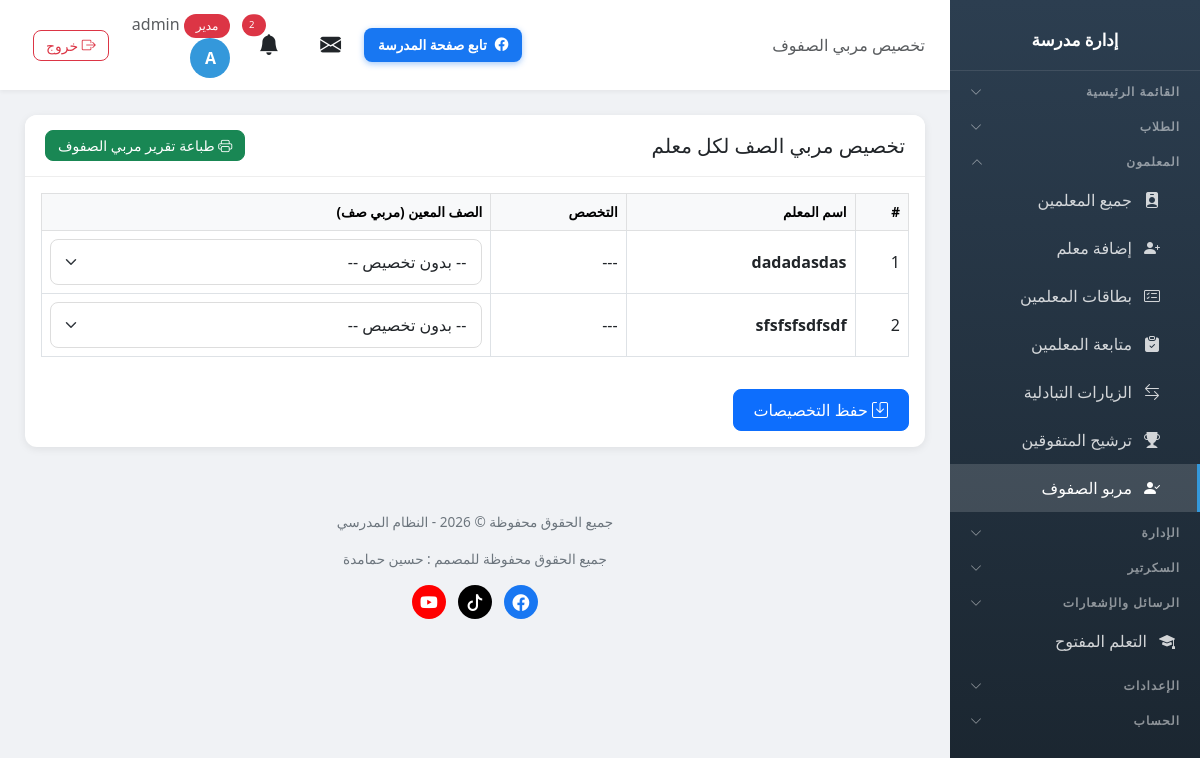
Screenshot of /guardians/ (signed in) with the database file from the repository.
### school/models.py (models this page shows, shortened)
class Profile(models.Model):
    ROLE_CHOICES = [
        ('admin', 'مدير'),
        ('vice_principal', 'نائب مدير'),
        ('secretary', 'سكرتير'),
        ('teacher', 'معلم'),
        ('student', 'طالب'),
    ]
    user = models.OneToOneField(User, on_delete=models.CASCADE, related_name='profile')
    role = models.CharField('الدور', max_length=20, choices=ROLE_CHOICES, default='student')
    phone = models.CharField('رقم الهاتف', max_length=20, blank=True)

class Teacher(models.Model):
    user = models.OneToOneField(User, on_delete=models.CASCADE, related_name='teacher_profile')
    full_name = models.CharField('الاسم الكامل', max_length=200)
    email = models.EmailField('البريد الإلكتروني', blank=True)
    phone = models.CharField('رقم الهاتف', max_length=20, blank=True)
    id_number = models.CharField('رقم الهوية', max_length=50, blank=True, help_text='رقم هوية المعلم الوطني')
    hire_date = models.DateField('تاريخ التعيين', null=True, blank=True)
    birth_date = models.DateField('تاريخ الميلاد', null=True, blank=True)
    qualification = models.CharField('المؤهل العلمي', max_length=200, blank=True, help_text='مثال: بكالوريوس، ماجستير، دكتوراه')
    specialization = models.CharField('التخصص', max_length=200, blank=True, help_text='مثال: رياضيات، فيزياء، لغة عربية')
    classes = models.ManyToManyField(Class, verbose_name='الصفوف', blank=True, related_name='teachers')
    subjects = models.ManyToManyField(Subject, verbose_name='المواد', blank=True, related_name='teachers')
    plain_password = models.CharField('كلمة المرور', max_length=100, blank=True, help_text='تظهر لمدير المدرسة فقط')
    created_at = models.DateTimeField('تاريخ الإضافة', auto_now_add=True)
    class Meta:
        verbose_name = 'معلم'
        verbose_name_plural = 'المعلمون'

### school/views.py (the view, shortened to what this page needs)
# urls.py: path('guardians/', views.guardian_assign, name='guardian_assign'),
@login_required
def guardian_assign(request):
    if not has_perm(request.user, 'guardians', 'view'):
        messages.error(request, 'ليس لديك صلاحية')
        return redirect('dashboard')
    teachers = Teacher.objects.all().select_related('guardian_class').order_by('full_name')
    classes = Class.objects.all().order_by('name')
    return render(request, 'school/guardian_assign.html', {
        'teachers': teachers,
        'classes': classes,
    })

### templates/school/guardian_assign.html (shortened to what this page needs)
{% extends 'school/base.html' %}
{% block page_heading %}تخصيص مربي الصفوف{% endblock %}
{% block content %}
<div class="card">
    <div class="card-header d-flex justify-content-between align-items-center">
        <h5 class="mb-0">تخصيص مربي الصف لكل معلم</h5>
        <a href="{% url 'guardians_report' %}" class="btn btn-success btn-sm"><i class="bi bi-printer"></i> طباعة تقرير مربي الصفوف</a>
    </div>
    <div class="card-body">
        <form method="post">
            <div class="table-responsive">
                <table class="table table-bordered table-hover">
                    <thead class="table-light">
                        <tr>
                            <th>#</th>
                            <th>اسم المعلم</th>
                            <th>التخصص</th>
                            <th>الصف المعين (مربي صف)</th>
                        </tr>
                    </thead>
                    <tbody>
                        {% for t in teachers %}
                        <tr>
                            <td>{{ forloop.counter }}</td>
                            <td><strong>{{ t.full_name }}</strong></td>
                            <td>{{ t.specialization|default:'---' }}</td>
                            <td style="min-width: 220px;">
                                <select name="guardian_{{ t.id }}" class="form-select">
                                    <option value="">-- بدون تخصيص --</option>
                                </select>
                            </td>
                        </tr>
                        {% empty %}
                        <tr>
                            <td colspan="4" class="text-center text-muted py-4">لا يوجد معلمون</td>
                        </tr>
                        {% endfor %}
                    </tbody>
                </table>
            </div>
            {% if teachers %}
            <div class="mt-3">
                <button type="submit" class="btn btn-primary"><i class="bi bi-save"></i> حفظ التخصيصات</button>
            </div>
            {% endif %}
        </form>
    </div>
</div>
{% endblock %}

### templates/school/base.html (shortened to what this page needs)
<!DOCTYPE html>
<html lang="ar" dir="rtl">
<head>
    <link href="https://cdn.jsdelivr.net/npm/bootstrap@5.3.0/dist/css/bootstrap.min.css" rel="stylesheet">
    <link href="https://cdn.jsdelivr.net/npm/bootstrap@5.3.0/dist/css/bootstrap.rtl.min.css" rel="stylesheet">
    <link rel="stylesheet" href="https://cdn.jsdelivr.net/npm/bootstrap-icons@1.11.0/font/bootstrap-icons.css">
    <link href="https://cdn.jsdelivr.net/npm/select2@4.1.0-rc.0/dist/css/select2.min.css" rel="stylesheet" />
    <link href="https://cdn.jsdelivr.net/npm/select2-bootstrap-5-theme@1.3.0/dist/select2-bootstrap-5-theme.rtl.min.css" rel="stylesheet" />
    <link rel="stylesheet" href="https://unpkg.com/leaflet@1.9.4/dist/leaflet.css" />
</head>
<body>
    {% if user.is_authenticated %}
    <div class="sidebar" id="sidebar">
        <div class="brand">
            <h4>إدارة مدرسة {{ school_info.name_ar }}</h4>
        </div>
        {% if user.is_authenticated %}
        <button class="nav-section nav-toggle" type="button" data-target="collapse-main" aria-expanded="false">
            <span>القائمة الرئيسية</span><i class="bi bi-chevron-down"></i>
        </button>
        {% if 'students_view' in user_perms or 'students_add' in user_perms or 'notes_view' in user_perms or 'levels_view' in user_perms or 'discipline_view' in user_perms or 'discipline_add' in user_perms %}
        <button class="nav-section nav-toggle" type="button" data-target="collapse-students" aria-expanded="false">
            <span>الطلاب</span><i class="bi bi-chevron-down"></i>
        </button>
        {% endif %}
        {% if 'teachers_view' in user_perms or 'teachers_add' in user_perms or 'nominations_view' in user_perms or 'guardians_view' in user_perms %}
        <button class="nav-section nav-toggle" type="button" data-target="collapse-teachers" aria-expanded="false">
            <span>المعلمون</span><i class="bi bi-chevron-down"></i>
        </button>
        <div class="nav-collapse" id="collapse-teachers">
        {% endif %}
        {% if 'teachers_view' in user_perms %}
        <a href="{% url 'teacher_list' %}" class="nav-link {% if 'teacher' in request.resolver_match.url_name %}active{% endif %}">
            <i class="bi bi-person-badge-fill"></i> جميع المعلمين
        </a>
        {% endif %}
        {% if 'teachers_add' in user_perms %}
        <a href="{% url 'add_teacher' %}" class="nav-link {% if request.resolver_match.url_name == 'add_teacher' %}active{% endif %}">
            <i class="bi bi-person-plus-fill"></i> إضافة معلم
        </a>
        {% endif %}
        {% if 'teachers_view' in user_perms %}
        <a href="{% url 'teacher_cards_report' %}" class="nav-link {% if request.resolver_match.url_name == 'teacher_cards_report' %}active{% endif %}">
            <i class="bi bi-card-checklist"></i> بطاقات المعلمين
        </a>
        {% endif %}
        {% if 'teacher_followup_view' in user_perms %}
        <a href="{% url 'teacher_followups' %}" class="nav-link {% if 'followup' in request.resolver_match.url_name %}active{% endif %}">
            <i class="bi bi-clipboard-check-fill"></i> متابعة المعلمين
        </a>
        {% endif %}
        {% if 'reciprocal_visits_view' in user_perms and user.profile.role != 'teacher' %}
        <a href="{% url 'reciprocal_visit_list' %}" class="nav-link {% if 'reciprocal_visit' in request.resolver_match.url_name %}active{% endif %}">
            <i class="bi bi-arrow-left-right"></i> الزيارات التبادلية
        </a>
        {% endif %}
        {% if 'nominations_view' in user_perms %}
        <a href="{% url 'guardian_students' %}" class="nav-link {% if request.resolver_match.url_name == 'guardian_students' %}active{% endif %}">
            <i class="bi bi-trophy-fill"></i> ترشيح المتفوقين
        </a>
        {% endif %}
        {% if 'guardians_view' in user_perms %}
        <a href="{% url 'guardian_assign' %}" class="nav-link {% if request.resolver_match.url_name == 'guardian_assign' %}active{% endif %}">
            <i class="bi bi-person-check-fill"></i> مربو الصفوف
        </a>
        {% endif %}
        {% if 'teachers_view' in user_perms or 'teachers_add' in user_perms or 'nominations_view' in user_perms or 'guardians_view' in user_perms %}
        </div>
        {% endif %}
        {% if 'classes_view' in user_perms or 'subjects_view' in user_perms or 'announcements_view' in user_perms or 'agenda_view' in user_perms or 'leaves_view' in user_perms or 'lateness_view' in user_perms or 'meetings_view' in user_perms or 'supervisor_visits_view' in user_perms or 'inspection_visits_view' in user_perms or 'visit_program_view' in user_perms or 'absence_view' in user_perms or 'schedule_view' in user_perms or 'certificates_view' in user_perms or 'exams_view' in user_perms or 'survey_view' in user_perms %}
        <button class="nav-section nav-toggle" type="button" data-target="collapse-admin" aria-expanded="false">
            <span>الإدارة</span><i class="bi bi-chevron-down"></i>
        </button>
        {% endif %}
        {% if 'incoming_view' in user_perms or 'outgoing_view' in user_perms or 'no_objection_view' in user_perms %}
        <button class="nav-section nav-toggle" type="button" data-target="collapse-secretary" aria-expanded="false">
            <span>السكرتير</span><i class="bi bi-chevron-down"></i>
        </button>
        {% endif %}
        {% if 'messages_view' in user_perms or 'messages_send' in user_perms %}
        <button class="nav-section nav-toggle" type="button" data-target="collapse-messages" aria-expanded="false">
            <span>الرسائل والإشعارات</span><i class="bi bi-chevron-down"></i>
        </button>
        {% endif %}
        {% if 'open_learning_view' in user_perms %}
        <a href="{% url 'open_learning_list' %}" class="nav-link {% if 'open_learning' in request.resolver_match.url_name %}active{% endif %}">
            <i class="bi bi-mortarboard-fill"></i> التعلم المفتوح
        </a>
        {% endif %}
        {% if 'settings_accounts' in user_perms or 'settings_whatsapp' in user_perms or 'settings_links' in user_perms or user.profile.role == 'admin' %}
        <button class="nav-section nav-toggle" type="button" data-target="collapse-settings" aria-expanded="false">
            <span>الإعدادات</span><i class="bi bi-chevron-down"></i>
        </button>
        {% endif %}
        <button class="nav-section nav-toggle" type="button" data-target="collapse-account" aria-expanded="false">
            <span>الحساب</span><i class="bi bi-chevron-down"></i>
        </button>
        {% endif %}
    </div>
    <div class="main-content">
        <div class="top-bar">
            <div>
                <span class="d-none d-md-inline text-muted">{% block page_heading %}{% endblock %}</span>
            </div>
            <div style="display:flex; align-items:center; gap:10px;">
                <a href="https://www.facebook.com/ALMANSOUR.SCHOOL.YATTA" target="_blank" rel="noopener" class="btn btn-social-fb d-none d-md-inline-flex align-items-center gap-2">
                    <i class="bi bi-facebook"></i> تابع صفحة المدرسة
                </a>
                <div class="user-info">
                <div class="dropdown d-inline-block mx-2" id="messageBell">
                    <button class="btn btn-link text-reset position-relative p-1" type="button" data-bs-toggle="dropdown" aria-expanded="false" style="font-size: 1.3rem;">
                        <i class="bi bi-envelope-fill"></i>
                    </button>
                </div>
                <div class="dropdown d-inline-block mx-2" id="notificationBell">
                    <button class="btn btn-link text-reset position-relative p-1" type="button" data-bs-toggle="dropdown" aria-expanded="false" style="font-size: 1.3rem;">
                        <i class="bi bi-bell-fill"></i>
                        {% if unread_notifications_count > 0 %}
                        <span class="position-absolute top-0 start-100 translate-middle badge rounded-pill bg-danger" style="font-size: 0.6rem;">
                            {{ unread_notifications_count }}
                        </span>
                        {% endif %}
                    </button>
                </div>
                <a href="{% url 'my_account' %}" class="text-decoration-none text-reset">
                    <span class="text-muted d-none d-sm-inline">
                        <span class="badge bg-{% if user.profile.role == 'admin' %}danger{% elif user.profile.role == 'teacher' %}success{% else %}info{% endif %}">
                            {{ user.profile.get_role_display }}
                        </span>
                        {{ user.first_name|default:user.username }}
                    </span>
                    <div class="avatar">{{ user.first_name|first|default:user.username|first|upper }}</div>
                </a>
                <a href="{% url 'logout' %}" class="btn btn-sm btn-outline-danger ms-2" title="تسجيل الخروج">
                    <i class="bi bi-box-arrow-right"></i> <span class="d-none d-sm-inline">خروج</span>
                </a>
                </div>
                </div>
            </div>
        <div class="page-content">
            {% block content %}{% endblock %}
        </div>
        <div class="footer no-print">
            <p>جميع الحقوق محفوظة &copy; {% now "Y" %} - النظام المدرسي</p>
            <p>جميع الحقوق محفوظة للمصمم : حسين حمامدة</p>
            <p class="footer-social">
                <a href="https://www.facebook.com/hhamamdeh" target="_blank" rel="noopener" class="fb" title="فيسبوك" aria-label="فيسبوك"><i class="bi bi-facebook"></i></a>
                <a href="https://www.tiktok.com/@abuadelhamamdeh" target="_blank" rel="noopener" class="tt" title="تيك توك" aria-label="تيك توك"><i class="bi bi-tiktok"></i></a>
                <a href="https://www.youtube.com/@husseintech" target="_blank" rel="noopener" class="yt" title="يوتيوب" aria-label="يوتيوب"><i class="bi bi-youtube"></i></a>
            </p>
        </div>
    </div>
    {% endif %}
</body>
</html>

### rows the page displays
Teacher: full_name "dadadasdas", specialization "---"
Teacher: full_name "sfsfsfsdfsdf", specialization "---"

### other values shown
{{ unread_notifications_count }} "2"
{{ user.profile.get_role_display }} "مدير"
{{ user.first_name|default:user.username }} "admin"
{{ user.first_name|first|default:user.username|first|upper }} "A"
